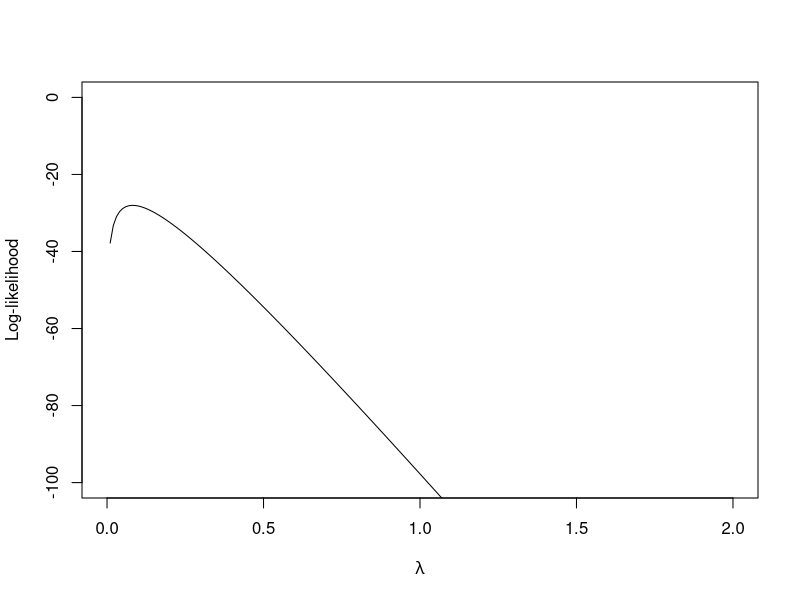
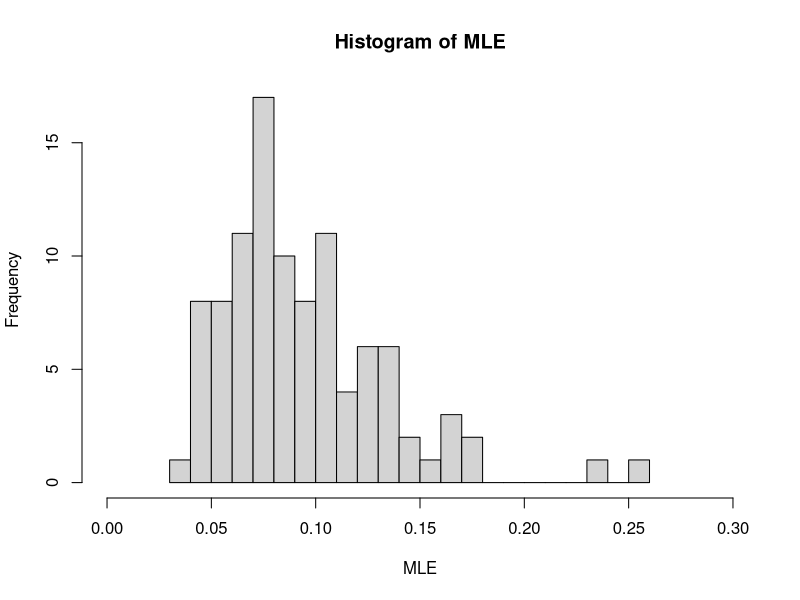
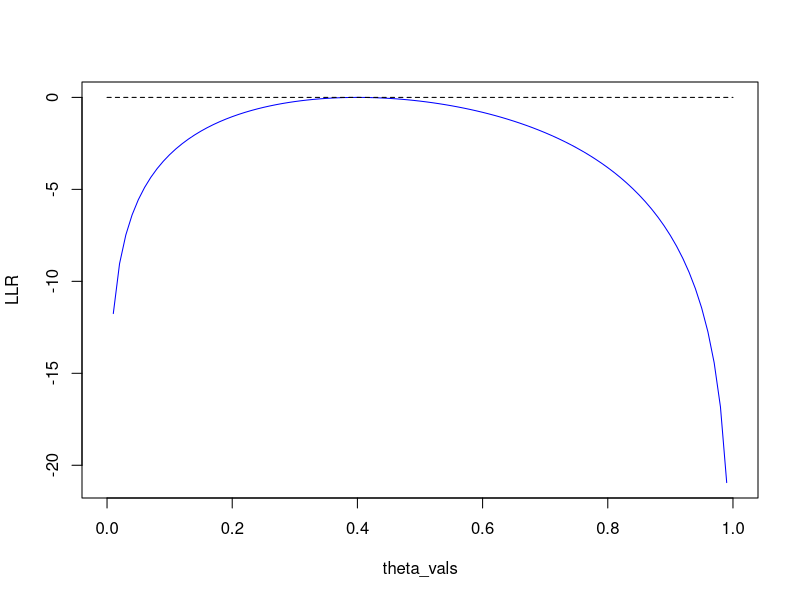
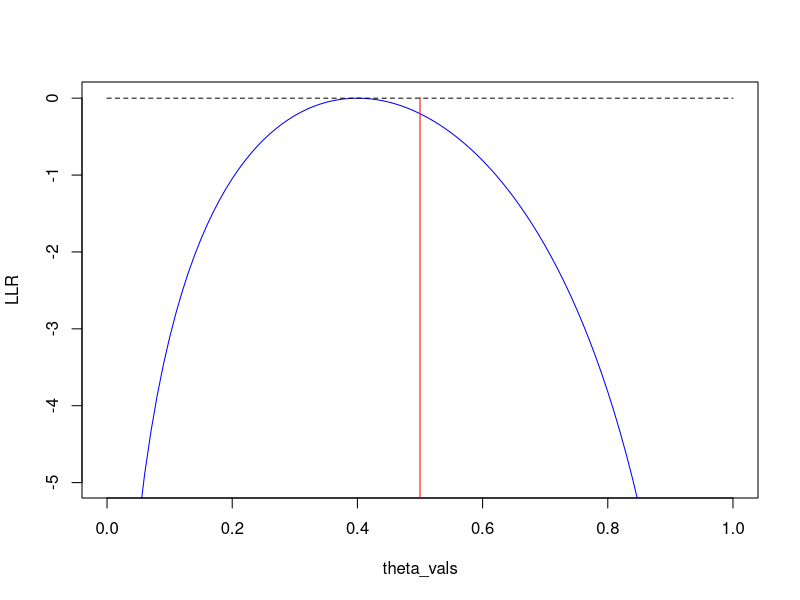
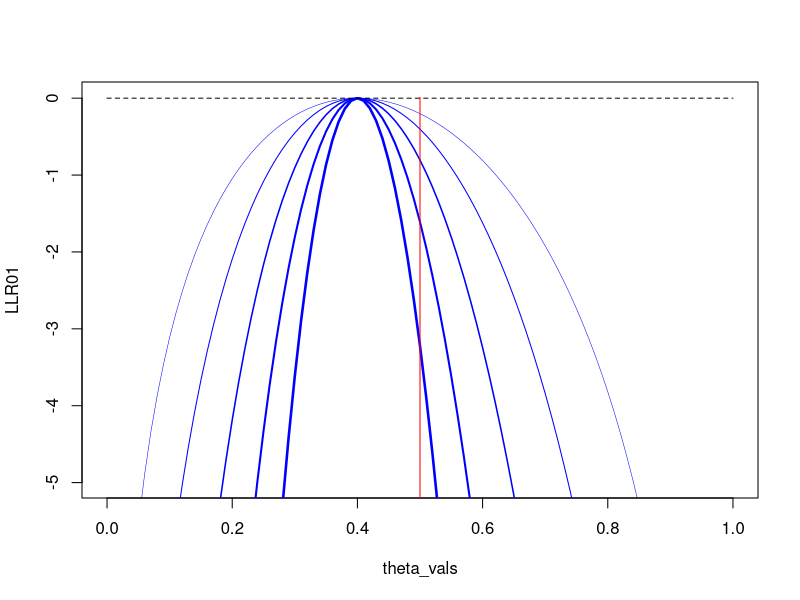
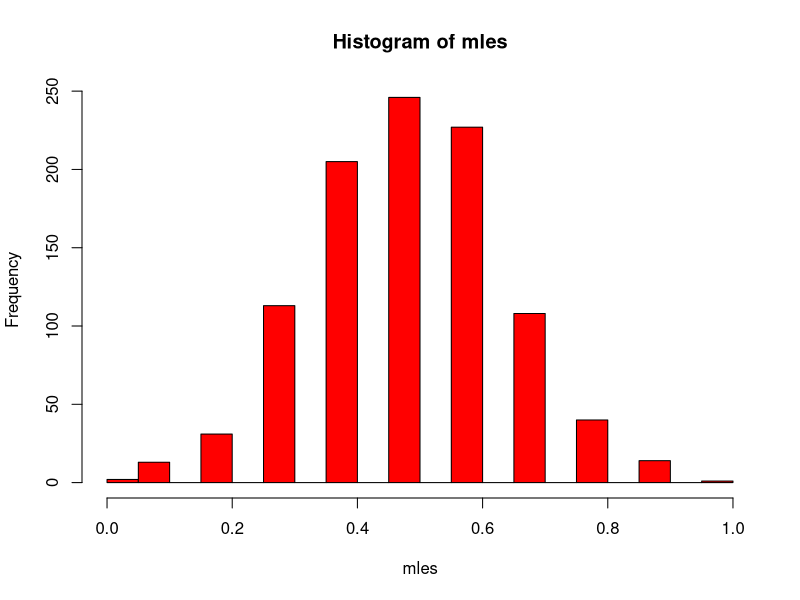

Write R code to recreate these figures, in order.
options(repr.plot.width=4, repr.plot.height=3)

#six independent observations for waiting times 
obs <- c(8.75, 10.20, 15.29, 7.89, 7.04, 12.04, 19.04, 17.50)
n <- length(obs)

#possible values for the parameter lambda
lambda <- seq(0, 2, 0.01)

#plot the log-likelihood
plot(lambda, n*log(lambda) - lambda*sum(obs), type="l", xlab= expression(lambda), ylim=c(-100,0),ylab="Log-likelihood")

1/mean(obs)

n <- 8  #  make this sample size bigger, and see what happens to the histogram! 

#MLEs will be stored in this vector
mle <- rep(0, 100)

for (i in 1:100){
  #generate a sample of size n from an exponential distribution with lambda=0.0818
  sample <- rexp(n, rate=0.0818)
  #calculate the MLE (the reciprocal mean of the sample) and store it 
  mle[i] <- 1/mean(sample)
}

#plot a histogram of the 100 MLEs 
hist(mle, breaks=20, 
     xlim=c(0, 0.3), 
     main="Histogram of MLE", 
     xlab="MLE")
#add red line to indicate true lambda 
abline(v=12.22, col="red")

options(repr.plot.width=4, repr.plot.height=3)
 x <- 4; n<-10
 theta_vals <- seq(0,1,0.01)
 LLR <- dbinom(x,n,theta_vals,log=T)-dbinom(x,n,x/n,log=T)
 plot(theta_vals,LLR,type='l',col='blue')
# add additional things
lines(x=theta_vals,y=rep(0,length(theta_vals)),lty=2)

options(repr.plot.width=4, repr.plot.height=3)
 x <- 4; n<-10
 theta_vals <- seq(0,1,0.01)
 LLR <- dbinom(x,n,theta_vals,log=T)-dbinom(x,n,x/n,log=T)
 plot(theta_vals,LLR,type='l',col='blue',ylim=c(-5,0.01))
# add additional things
lines(x=theta_vals,y=rep(0,length(theta_vals)),lty=2)
lines(x=rep(0.5,2),y=c(-10,0.01),col='red',lty=1)

options(repr.plot.width=4, repr.plot.height=3)
 ns<-c(10,20,40,80,160)
# assume we have an 'unfair coin' with heads being more likely than tails
# rather than taking a random sample, assume a sample consistent with the null hypothesis - this is so the MLE remains 0.5
 x1<-round(ns[1]*0.4,0)
 x2<-round(ns[2]*0.4,0)
 x3<-round(ns[3]*0.4,0)
 x4<-round(ns[4]*0.4,0) 
 x5<-round(ns[5]*0.4,0) 
 theta_vals <- seq(0,1,0.01)
 LLR01 <- dbinom(x1,ns[1],theta_vals,log=T)-dbinom(x1,ns[1],x1/ns[1],log=T)
 LLR02 <- dbinom(x2,ns[2],theta_vals,log=T)-dbinom(x2,ns[2],x2/ns[2],log=T)
 LLR03 <- dbinom(x3,ns[3],theta_vals,log=T)-dbinom(x3,ns[3],x3/ns[3],log=T)
 LLR04 <- dbinom(x4,ns[4],theta_vals,log=T)-dbinom(x4,ns[4],x4/ns[4],log=T)
 LLR05 <- dbinom(x5,ns[5],theta_vals,log=T)-dbinom(x5,ns[5],x5/ns[5],log=T)
 plot(theta_vals,LLR01,type='l',col='blue',lwd=0.5,ylim=c(-5,0.01))
# compare to large sample sizes
 lines(theta_vals,LLR02,col='blue',lwd=1)
 lines(theta_vals,LLR03,col='blue',lwd=1.5)
lines(theta_vals,LLR04,col='blue',lwd=2)
lines(theta_vals,LLR05,col='blue',lwd=2.5)
lines(x=theta_vals,y=rep(0,length(theta_vals)),lty=2)
lines(x=rep(0.5,2),y=c(-10,0.01),col='red',lty=1)

options(repr.plot.width=4, repr.plot.height=3)
 x <- 4; n<-10
 sampl <- rbinom(n=1000,size=n,prob=0.5)
mles <- sampl/n 
 hist(mles,col="red",breaks=30)


